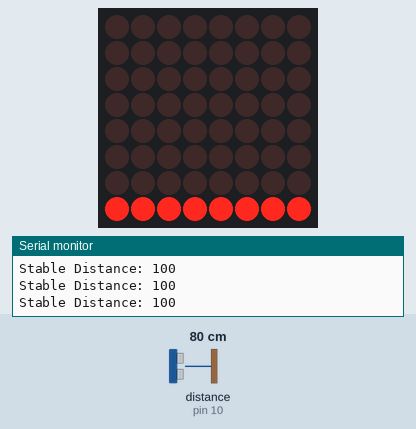
Simulated run of this sketch. Board: Arduino Uno, built with avr-gcc and run on an emulated ATmega328P. On the bench: 8×8 LED matrix, the last lines printed to the serial monitor. Wiring (inferred from the names in the program): ultrasonic range finder: trigger pin 9; echo pin 10. The inputs (shaded band) are chosen by the test bench; at power-on: distance to the obstacle (sensor on pin 10) 80 cm. The echo pulse lasts 58.3 µs per cm.

Above: at 1.2 s.
1.3 s: distance to the obstacle (sensor on pin 10) set to 4 cm
At 1.9 s:
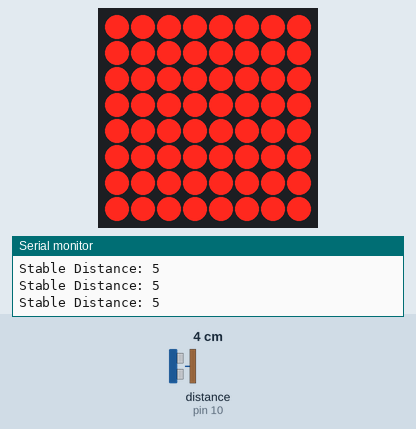
4.3 s: distance to the obstacle (sensor on pin 10) set to 9 cm
7.3 s: distance to the obstacle (sensor on pin 10) set to 18 cm
At 8.3 s:
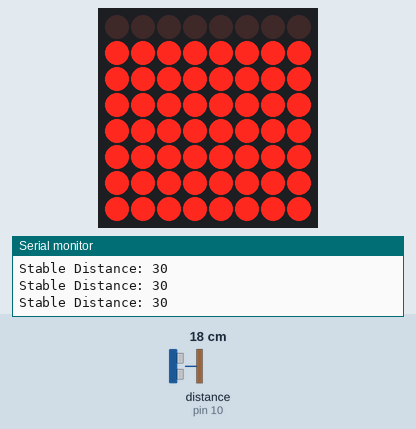
8.9 s: distance to the obstacle (sensor on pin 10) set to 35 cm
At 9.9 s:
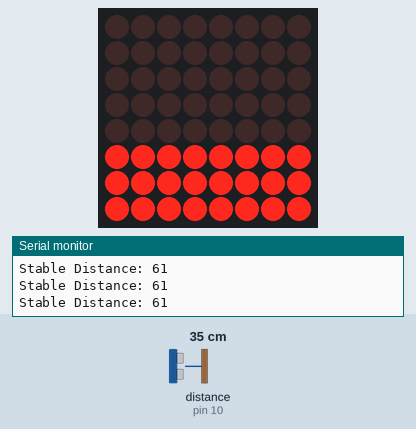
10.4 s: distance to the obstacle (sensor on pin 10) set to 2 cm
At 11.3 s:
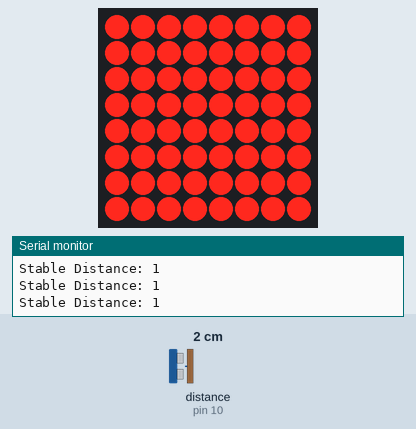
11.9 s: distance to the obstacle (sensor on pin 10) set to 23 cm
At 13.2 s:
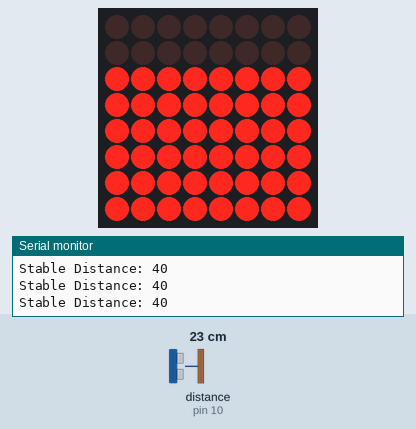
Timing chart, 0 to 14.4 s (numbered marks = the images above; inputs shaded):
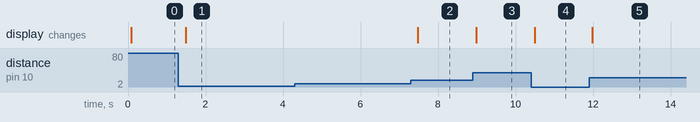

The sketch:

Distance_Display_System.ino
```cpp
#include <LedControl.h>

// MAX7219 pins
#define DIN 11
#define CS 12
#define CLK 13

LedControl lc = LedControl(DIN, CLK, CS, 1);

// Ultrasonic pins
#define TRIG 9
#define ECHO 10

long duration;
int distance;

// Display function
void displayLevel(int rows) {
  lc.clearDisplay(0);

  for (int i = 0; i < rows; i++) {
    for (int col = 0; col < 8; col++) {
      lc.setLed(0, 7 - i, col, true);
    }
  }
}

// Get stable distance (average of 5 readings)
int getDistance() {
  long sum = 0;
  int validReadings = 0;

  for (int i = 0; i < 5; i++) {
    digitalWrite(TRIG, LOW);
    delayMicroseconds(2);

    digitalWrite(TRIG, HIGH);
    delayMicroseconds(10);
    digitalWrite(TRIG, LOW);

    duration = pulseIn(ECHO, HIGH, 30000);

    if (duration > 0) {
      int d = duration * 0.034 / 2;
      sum += d;
      validReadings++;
    }

    delay(10);
  }

  if (validReadings == 0) return -1;

  return sum / validReadings;
}

void setup() {
  pinMode(TRIG, OUTPUT);
  pinMode(ECHO, INPUT);

  lc.shutdown(0, false);
  lc.setIntensity(0, 8);
  lc.clearDisplay(0);

  Serial.begin(9600);
}

void loop() {

  int rawDistance = getDistance();

  if (rawDistance == -1) {
    Serial.println("No Echo");
    return;
  }

  // Scale 0–55 → 0–100
  distance = map(rawDistance, 0, 55, 0, 100);
  distance = constrain(distance, 0, 100);

  Serial.print("Stable Distance: ");
  Serial.println(distance);

  int rows;

  if (distance > 80) rows = 1;
  else if (distance > 70) rows = 2;
  else if (distance > 60) rows = 3;
  else if (distance > 50) rows = 4;
  else if (distance > 40) rows = 5;
  else if (distance > 30) rows = 6;
  else if (distance > 20) rows = 7;
  else rows = 8;

  displayLevel(rows);

  delay(100);
}
```

Measured:
- after the input at 1.3 s, the display: changes after 0.19 s (image 1)
- after the input at 7.3 s, the display: changes after 0.17 s (image 2)
- after the input at 8.9 s, the display: changes after 0.08 s (image 3)
- after the input at 10.4 s, the display: changes after 0.09 s (image 4)
- after the input at 11.9 s, the display: changes after 0.08 s (image 5)
